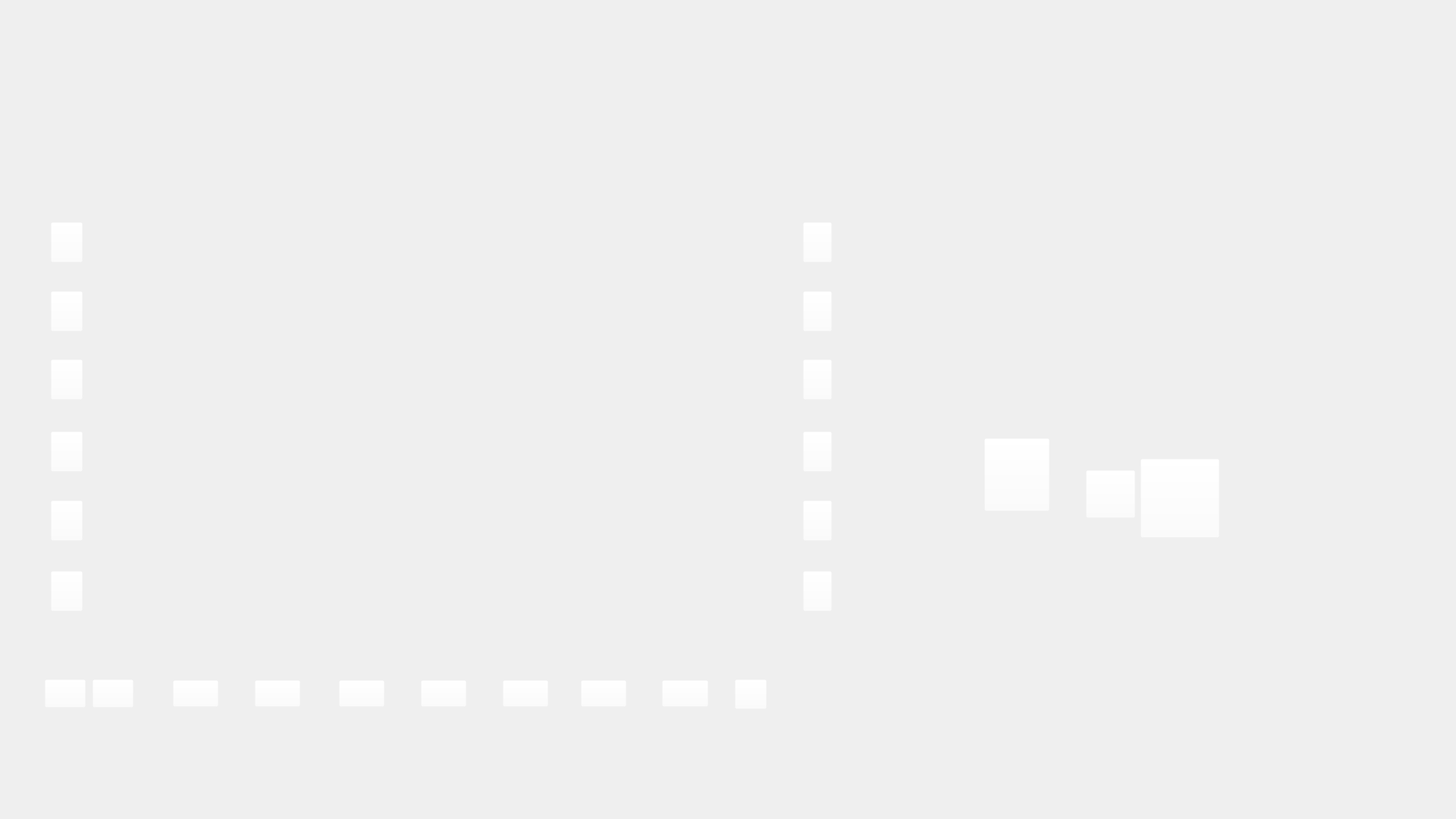
<?xml version="1.0" encoding="UTF-8"?>
<ui version="4.0">
 <class>JtanPanelsClass</class>
 <widget class="QWidget" name="JtanPanelsClass">
  <property name="geometry">
   <rect>
    <x>0</x>
    <y>0</y>
    <width>1920</width>
    <height>1080</height>
   </rect>
  </property>
  <property name="windowTitle">
   <string>JtanPanels</string>
  </property>
  <widget class="QLabel" name="JTAN_Background">
   <property name="geometry">
    <rect>
     <x>0</x>
     <y>0</y>
     <width>1920</width>
     <height>1080</height>
    </rect>
   </property>
   <property name="text">
    <string/>
   </property>
   <property name="pixmap">
    <pixmap resource="../Resources/JtanPanels.qrc">:/JtanPanels/Multimedia/GUI/JtanPanels.png</pixmap>
   </property>
  </widget>
  <widget class="QPushButton" name="GDSU_btn_1">
   <property name="geometry">
    <rect>
     <x>67</x>
     <y>293</y>
     <width>42</width>
     <height>53</height>
    </rect>
   </property>
   <property name="styleSheet">
    <string notr="true">background-color: rgba(255, 255, 255, 0)</string>
   </property>
   <property name="text">
    <string/>
   </property>
   <property name="icon">
    <iconset resource="../Resources/JtanPanels.qrc">
     <normaloff>:/JtanPanels/Multimedia/GUI/JTAN_GDSU_button_vertical1_pressed.png</normaloff>:/JtanPanels/Multimedia/GUI/JTAN_GDSU_button_vertical1_pressed.png</iconset>
   </property>
   <property name="iconSize">
    <size>
     <width>42</width>
     <height>53</height>
    </size>
   </property>
  </widget>
  <widget class="QPushButton" name="GDSU_btn_2">
   <property name="geometry">
    <rect>
     <x>67</x>
     <y>384</y>
     <width>42</width>
     <height>53</height>
    </rect>
   </property>
   <property name="styleSheet">
    <string notr="true">background-color: rgba(255, 255, 255, 0)</string>
   </property>
   <property name="text">
    <string/>
   </property>
   <property name="icon">
    <iconset resource="../Resources/JtanPanels.qrc">
     <normaloff>:/JtanPanels/Multimedia/GUI/JTAN_GDSU_button_vertical1_pressed.png</normaloff>:/JtanPanels/Multimedia/GUI/JTAN_GDSU_button_vertical1_pressed.png</iconset>
   </property>
   <property name="iconSize">
    <size>
     <width>42</width>
     <height>53</height>
    </size>
   </property>
  </widget>
  <widget class="QPushButton" name="GDSU_btn_3">
   <property name="geometry">
    <rect>
     <x>67</x>
     <y>474</y>
     <width>42</width>
     <height>53</height>
    </rect>
   </property>
   <property name="styleSheet">
    <string notr="true">background-color: rgba(255, 255, 255, 0)</string>
   </property>
   <property name="text">
    <string/>
   </property>
   <property name="icon">
    <iconset resource="../Resources/JtanPanels.qrc">
     <normaloff>:/JtanPanels/Multimedia/GUI/JTAN_GDSU_button_vertical1_pressed.png</normaloff>:/JtanPanels/Multimedia/GUI/JTAN_GDSU_button_vertical1_pressed.png</iconset>
   </property>
   <property name="iconSize">
    <size>
     <width>42</width>
     <height>53</height>
    </size>
   </property>
  </widget>
  <widget class="QPushButton" name="GDSU_btn_4">
   <property name="geometry">
    <rect>
     <x>67</x>
     <y>569</y>
     <width>42</width>
     <height>53</height>
    </rect>
   </property>
   <property name="styleSheet">
    <string notr="true">background-color: rgba(255, 255, 255, 0)</string>
   </property>
   <property name="text">
    <string/>
   </property>
   <property name="icon">
    <iconset resource="../Resources/JtanPanels.qrc">
     <normaloff>:/JtanPanels/Multimedia/GUI/JTAN_GDSU_button_vertical1_pressed.png</normaloff>:/JtanPanels/Multimedia/GUI/JTAN_GDSU_button_vertical1_pressed.png</iconset>
   </property>
   <property name="iconSize">
    <size>
     <width>42</width>
     <height>53</height>
    </size>
   </property>
  </widget>
  <widget class="QPushButton" name="GDSU_btn_5">
   <property name="geometry">
    <rect>
     <x>67</x>
     <y>660</y>
     <width>42</width>
     <height>53</height>
    </rect>
   </property>
   <property name="styleSheet">
    <string notr="true">background-color: rgba(255, 255, 255, 0)</string>
   </property>
   <property name="text">
    <string/>
   </property>
   <property name="icon">
    <iconset resource="../Resources/JtanPanels.qrc">
     <normaloff>:/JtanPanels/Multimedia/GUI/JTAN_GDSU_button_vertical1_pressed.png</normaloff>:/JtanPanels/Multimedia/GUI/JTAN_GDSU_button_vertical1_pressed.png</iconset>
   </property>
   <property name="iconSize">
    <size>
     <width>42</width>
     <height>53</height>
    </size>
   </property>
  </widget>
  <widget class="QPushButton" name="GDSU_btn_6">
   <property name="geometry">
    <rect>
     <x>67</x>
     <y>753</y>
     <width>42</width>
     <height>53</height>
    </rect>
   </property>
   <property name="styleSheet">
    <string notr="true">background-color: rgba(255, 255, 255, 0)</string>
   </property>
   <property name="text">
    <string/>
   </property>
   <property name="icon">
    <iconset resource="../Resources/JtanPanels.qrc">
     <normaloff>:/JtanPanels/Multimedia/GUI/JTAN_GDSU_button_vertical1_pressed.png</normaloff>:/JtanPanels/Multimedia/GUI/JTAN_GDSU_button_vertical1_pressed.png</iconset>
   </property>
   <property name="iconSize">
    <size>
     <width>42</width>
     <height>53</height>
    </size>
   </property>
  </widget>
  <widget class="QPushButton" name="GDSU_btn_7">
   <property name="geometry">
    <rect>
     <x>1059</x>
     <y>293</y>
     <width>38</width>
     <height>53</height>
    </rect>
   </property>
   <property name="styleSheet">
    <string notr="true">background-color: rgba(255, 255, 255, 0)</string>
   </property>
   <property name="text">
    <string/>
   </property>
   <property name="icon">
    <iconset resource="../Resources/JtanPanels.qrc">
     <normaloff>:/JtanPanels/Multimedia/GUI/JTAN_GDSU_button_vertical2_pressed.png</normaloff>:/JtanPanels/Multimedia/GUI/JTAN_GDSU_button_vertical2_pressed.png</iconset>
   </property>
   <property name="iconSize">
    <size>
     <width>38</width>
     <height>53</height>
    </size>
   </property>
  </widget>
  <widget class="QPushButton" name="GDSU_btn_8">
   <property name="geometry">
    <rect>
     <x>1059</x>
     <y>384</y>
     <width>38</width>
     <height>53</height>
    </rect>
   </property>
   <property name="styleSheet">
    <string notr="true">background-color: rgba(255, 255, 255, 0)</string>
   </property>
   <property name="text">
    <string/>
   </property>
   <property name="icon">
    <iconset resource="../Resources/JtanPanels.qrc">
     <normaloff>:/JtanPanels/Multimedia/GUI/JTAN_GDSU_button_vertical2_pressed.png</normaloff>:/JtanPanels/Multimedia/GUI/JTAN_GDSU_button_vertical2_pressed.png</iconset>
   </property>
   <property name="iconSize">
    <size>
     <width>38</width>
     <height>53</height>
    </size>
   </property>
  </widget>
  <widget class="QPushButton" name="GDSU_btn_9">
   <property name="geometry">
    <rect>
     <x>1059</x>
     <y>474</y>
     <width>38</width>
     <height>53</height>
    </rect>
   </property>
   <property name="styleSheet">
    <string notr="true">background-color: rgba(255, 255, 255, 0)</string>
   </property>
   <property name="text">
    <string/>
   </property>
   <property name="icon">
    <iconset resource="../Resources/JtanPanels.qrc">
     <normaloff>:/JtanPanels/Multimedia/GUI/JTAN_GDSU_button_vertical2_pressed.png</normaloff>:/JtanPanels/Multimedia/GUI/JTAN_GDSU_button_vertical2_pressed.png</iconset>
   </property>
   <property name="iconSize">
    <size>
     <width>38</width>
     <height>53</height>
    </size>
   </property>
  </widget>
  <widget class="QPushButton" name="GDSU_btn_10">
   <property name="geometry">
    <rect>
     <x>1059</x>
     <y>569</y>
     <width>38</width>
     <height>53</height>
    </rect>
   </property>
   <property name="styleSheet">
    <string notr="true">background-color: rgba(255, 255, 255, 0)</string>
   </property>
   <property name="text">
    <string/>
   </property>
   <property name="icon">
    <iconset resource="../Resources/JtanPanels.qrc">
     <normaloff>:/JtanPanels/Multimedia/GUI/JTAN_GDSU_button_vertical2_pressed.png</normaloff>:/JtanPanels/Multimedia/GUI/JTAN_GDSU_button_vertical2_pressed.png</iconset>
   </property>
   <property name="iconSize">
    <size>
     <width>38</width>
     <height>53</height>
    </size>
   </property>
  </widget>
  <widget class="QPushButton" name="GDSU_btn_11">
   <property name="geometry">
    <rect>
     <x>1059</x>
     <y>660</y>
     <width>38</width>
     <height>53</height>
    </rect>
   </property>
   <property name="styleSheet">
    <string notr="true">background-color: rgba(255, 255, 255, 0)</string>
   </property>
   <property name="text">
    <string/>
   </property>
   <property name="icon">
    <iconset resource="../Resources/JtanPanels.qrc">
     <normaloff>:/JtanPanels/Multimedia/GUI/JTAN_GDSU_button_vertical2_pressed.png</normaloff>:/JtanPanels/Multimedia/GUI/JTAN_GDSU_button_vertical2_pressed.png</iconset>
   </property>
   <property name="iconSize">
    <size>
     <width>38</width>
     <height>53</height>
    </size>
   </property>
  </widget>
  <widget class="QPushButton" name="GDSU_btn_12">
   <property name="geometry">
    <rect>
     <x>1059</x>
     <y>753</y>
     <width>38</width>
     <height>53</height>
    </rect>
   </property>
   <property name="styleSheet">
    <string notr="true">background-color: rgba(255, 255, 255, 0)</string>
   </property>
   <property name="text">
    <string/>
   </property>
   <property name="icon">
    <iconset resource="../Resources/JtanPanels.qrc">
     <normaloff>:/JtanPanels/Multimedia/GUI/JTAN_GDSU_button_vertical2_pressed.png</normaloff>:/JtanPanels/Multimedia/GUI/JTAN_GDSU_button_vertical2_pressed.png</iconset>
   </property>
   <property name="iconSize">
    <size>
     <width>38</width>
     <height>53</height>
    </size>
   </property>
  </widget>
  <widget class="QPushButton" name="GDSU_btn_13">
   <property name="geometry">
    <rect>
     <x>228</x>
     <y>897</y>
     <width>60</width>
     <height>35</height>
    </rect>
   </property>
   <property name="styleSheet">
    <string notr="true">background-color: rgba(255, 255, 255, 0)</string>
   </property>
   <property name="text">
    <string/>
   </property>
   <property name="icon">
    <iconset resource="../Resources/JtanPanels.qrc">
     <normaloff>:/JtanPanels/Multimedia/GUI/JTAN_GDSU_button_horizontal_pressed.png</normaloff>:/JtanPanels/Multimedia/GUI/JTAN_GDSU_button_horizontal_pressed.png</iconset>
   </property>
   <property name="iconSize">
    <size>
     <width>60</width>
     <height>35</height>
    </size>
   </property>
  </widget>
  <widget class="QPushButton" name="GDSU_btn_14">
   <property name="geometry">
    <rect>
     <x>336</x>
     <y>897</y>
     <width>60</width>
     <height>35</height>
    </rect>
   </property>
   <property name="styleSheet">
    <string notr="true">background-color: rgba(255, 255, 255, 0)</string>
   </property>
   <property name="text">
    <string/>
   </property>
   <property name="icon">
    <iconset resource="../Resources/JtanPanels.qrc">
     <normaloff>:/JtanPanels/Multimedia/GUI/JTAN_GDSU_button_horizontal_pressed.png</normaloff>:/JtanPanels/Multimedia/GUI/JTAN_GDSU_button_horizontal_pressed.png</iconset>
   </property>
   <property name="iconSize">
    <size>
     <width>60</width>
     <height>35</height>
    </size>
   </property>
  </widget>
  <widget class="QPushButton" name="GDSU_btn_15">
   <property name="geometry">
    <rect>
     <x>447</x>
     <y>897</y>
     <width>60</width>
     <height>35</height>
    </rect>
   </property>
   <property name="styleSheet">
    <string notr="true">background-color: rgba(255, 255, 255, 0)</string>
   </property>
   <property name="text">
    <string/>
   </property>
   <property name="icon">
    <iconset resource="../Resources/JtanPanels.qrc">
     <normaloff>:/JtanPanels/Multimedia/GUI/JTAN_GDSU_button_horizontal_pressed.png</normaloff>:/JtanPanels/Multimedia/GUI/JTAN_GDSU_button_horizontal_pressed.png</iconset>
   </property>
   <property name="iconSize">
    <size>
     <width>60</width>
     <height>35</height>
    </size>
   </property>
  </widget>
  <widget class="QPushButton" name="GDSU_btn_16">
   <property name="geometry">
    <rect>
     <x>555</x>
     <y>897</y>
     <width>60</width>
     <height>35</height>
    </rect>
   </property>
   <property name="styleSheet">
    <string notr="true">background-color: rgba(255, 255, 255, 0)</string>
   </property>
   <property name="text">
    <string/>
   </property>
   <property name="icon">
    <iconset resource="../Resources/JtanPanels.qrc">
     <normaloff>:/JtanPanels/Multimedia/GUI/JTAN_GDSU_button_horizontal_pressed.png</normaloff>:/JtanPanels/Multimedia/GUI/JTAN_GDSU_button_horizontal_pressed.png</iconset>
   </property>
   <property name="iconSize">
    <size>
     <width>60</width>
     <height>35</height>
    </size>
   </property>
  </widget>
  <widget class="QPushButton" name="GDSU_btn_17">
   <property name="geometry">
    <rect>
     <x>663</x>
     <y>897</y>
     <width>60</width>
     <height>35</height>
    </rect>
   </property>
   <property name="styleSheet">
    <string notr="true">background-color: rgba(255, 255, 255, 0)</string>
   </property>
   <property name="text">
    <string/>
   </property>
   <property name="icon">
    <iconset resource="../Resources/JtanPanels.qrc">
     <normaloff>:/JtanPanels/Multimedia/GUI/JTAN_GDSU_button_horizontal_pressed.png</normaloff>:/JtanPanels/Multimedia/GUI/JTAN_GDSU_button_horizontal_pressed.png</iconset>
   </property>
   <property name="iconSize">
    <size>
     <width>60</width>
     <height>35</height>
    </size>
   </property>
  </widget>
  <widget class="QPushButton" name="GDSU_btn_18">
   <property name="geometry">
    <rect>
     <x>766</x>
     <y>897</y>
     <width>60</width>
     <height>35</height>
    </rect>
   </property>
   <property name="styleSheet">
    <string notr="true">background-color: rgba(255, 255, 255, 0)</string>
   </property>
   <property name="text">
    <string/>
   </property>
   <property name="icon">
    <iconset resource="../Resources/JtanPanels.qrc">
     <normaloff>:/JtanPanels/Multimedia/GUI/JTAN_GDSU_button_horizontal_pressed.png</normaloff>:/JtanPanels/Multimedia/GUI/JTAN_GDSU_button_horizontal_pressed.png</iconset>
   </property>
   <property name="iconSize">
    <size>
     <width>60</width>
     <height>35</height>
    </size>
   </property>
  </widget>
  <widget class="QPushButton" name="GDSU_btn_19">
   <property name="geometry">
    <rect>
     <x>873</x>
     <y>897</y>
     <width>61</width>
     <height>35</height>
    </rect>
   </property>
   <property name="styleSheet">
    <string notr="true">background-color: rgba(255, 255, 255, 0)</string>
   </property>
   <property name="text">
    <string/>
   </property>
   <property name="icon">
    <iconset resource="../Resources/JtanPanels.qrc">
     <normaloff>:/JtanPanels/Multimedia/GUI/JTAN_GDSU_button_horizontal_pressed.png</normaloff>:/JtanPanels/Multimedia/GUI/JTAN_GDSU_button_horizontal_pressed.png</iconset>
   </property>
   <property name="iconSize">
    <size>
     <width>59</width>
     <height>35</height>
    </size>
   </property>
   <property name="default">
    <bool>false</bool>
   </property>
  </widget>
  <widget class="QPushButton" name="GDSU_btn_minus">
   <property name="geometry">
    <rect>
     <x>59</x>
     <y>896</y>
     <width>54</width>
     <height>37</height>
    </rect>
   </property>
   <property name="styleSheet">
    <string notr="true">background-color: rgba(255, 255, 255, 0)</string>
   </property>
   <property name="text">
    <string/>
   </property>
   <property name="icon">
    <iconset resource="../Resources/JtanPanels.qrc">
     <normaloff>:/JtanPanels/Multimedia/GUI/JTAN_GDSU_button_minus_pressed.png</normaloff>:/JtanPanels/Multimedia/GUI/JTAN_GDSU_button_minus_pressed.png</iconset>
   </property>
   <property name="iconSize">
    <size>
     <width>54</width>
     <height>37</height>
    </size>
   </property>
  </widget>
  <widget class="QPushButton" name="GDSU_btn_plus">
   <property name="geometry">
    <rect>
     <x>122</x>
     <y>896</y>
     <width>54</width>
     <height>37</height>
    </rect>
   </property>
   <property name="styleSheet">
    <string notr="true">background-color: rgba(255, 255, 255, 0)</string>
   </property>
   <property name="text">
    <string/>
   </property>
   <property name="icon">
    <iconset resource="../Resources/JtanPanels.qrc">
     <normaloff>:/JtanPanels/Multimedia/GUI/JTAN_GDSU_button_plus_pressed.png</normaloff>:/JtanPanels/Multimedia/GUI/JTAN_GDSU_button_plus_pressed.png</iconset>
   </property>
   <property name="iconSize">
    <size>
     <width>54</width>
     <height>37</height>
    </size>
   </property>
  </widget>
  <widget class="QPushButton" name="GDSU_btn_circle">
   <property name="geometry">
    <rect>
     <x>969</x>
     <y>896</y>
     <width>42</width>
     <height>39</height>
    </rect>
   </property>
   <property name="styleSheet">
    <string notr="true">background-color: rgba(255, 255, 255, 0)</string>
   </property>
   <property name="text">
    <string/>
   </property>
   <property name="icon">
    <iconset resource="../Resources/JtanPanels.qrc">
     <normaloff>:/JtanPanels/Multimedia/GUI/JTAN_GDSU_button_circle_pressed.png</normaloff>:/JtanPanels/Multimedia/GUI/JTAN_GDSU_button_circle_pressed.png</iconset>
   </property>
   <property name="iconSize">
    <size>
     <width>42</width>
     <height>39</height>
    </size>
   </property>
  </widget>
  <widget class="QPushButton" name="Panel_1_switch_1">
   <property name="geometry">
    <rect>
     <x>1298</x>
     <y>578</y>
     <width>86</width>
     <height>96</height>
    </rect>
   </property>
   <property name="styleSheet">
    <string notr="true">background-color: rgba(255, 255, 255, 0)</string>
   </property>
   <property name="text">
    <string/>
   </property>
   <property name="icon">
    <iconset resource="../Resources/JtanPanels.qrc">
     <normaloff>:/JtanPanels/Multimedia/GUI/JTAN_panel1_switch1_1.png</normaloff>:/JtanPanels/Multimedia/GUI/JTAN_panel1_switch1_1.png</iconset>
   </property>
   <property name="iconSize">
    <size>
     <width>86</width>
     <height>96</height>
    </size>
   </property>
  </widget>
  <widget class="QPushButton" name="Panel_1_knob">
   <property name="geometry">
    <rect>
     <x>1432</x>
     <y>620</y>
     <width>65</width>
     <height>63</height>
    </rect>
   </property>
   <property name="styleSheet">
    <string notr="true">background-color: rgba(255, 255, 255, 0)</string>
   </property>
   <property name="text">
    <string/>
   </property>
   <property name="icon">
    <iconset resource="../Resources/JtanPanels.qrc">
     <normaloff>:/JtanPanels/Multimedia/GUI/JTAN_panel1_knob_1.png</normaloff>:/JtanPanels/Multimedia/GUI/JTAN_panel1_knob_1.png</iconset>
   </property>
   <property name="iconSize">
    <size>
     <width>65</width>
     <height>63</height>
    </size>
   </property>
  </widget>
  <widget class="QLabel" name="Panel_1_led_1">
   <property name="geometry">
    <rect>
     <x>1311</x>
     <y>475</y>
     <width>67</width>
     <height>70</height>
    </rect>
   </property>
   <property name="text">
    <string/>
   </property>
   <property name="pixmap">
    <pixmap resource="../Resources/JtanPanels.qrc">:/JtanPanels/Multimedia/GUI/JTAN_panel1_led1.png</pixmap>
   </property>
  </widget>
  <widget class="QPushButton" name="Panel_1_switch_2">
   <property name="geometry">
    <rect>
     <x>1504</x>
     <y>605</y>
     <width>104</width>
     <height>104</height>
    </rect>
   </property>
   <property name="styleSheet">
    <string notr="true">background-color: rgba(255, 255, 255, 0)</string>
   </property>
   <property name="text">
    <string/>
   </property>
   <property name="icon">
    <iconset resource="../Resources/JtanPanels.qrc">
     <normaloff>:/JtanPanels/Multimedia/GUI/JTAN_panel1_switch2_1.png</normaloff>:/JtanPanels/Multimedia/GUI/JTAN_panel1_switch2_1.png</iconset>
   </property>
   <property name="iconSize">
    <size>
     <width>104</width>
     <height>104</height>
    </size>
   </property>
  </widget>
 </widget>
 <layoutdefault spacing="6" margin="11"/>
 <resources>
  <include location="../Resources/JtanPanels.qrc"/>
 </resources>
 <connections/>
</ui>
